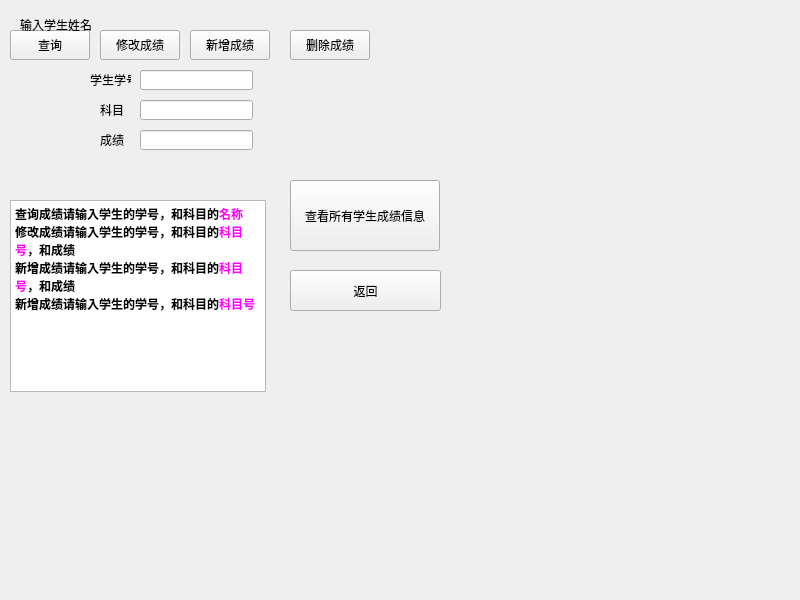
<?xml version="1.0" encoding="UTF-8"?>
<ui version="4.0">
 <class>teacherselectgrade</class>
 <widget class="QWidget" name="teacherselectgrade">
  <property name="geometry">
   <rect>
    <x>0</x>
    <y>0</y>
    <width>800</width>
    <height>600</height>
   </rect>
  </property>
  <property name="windowTitle">
   <string>Form</string>
  </property>
  <widget class="QLabel" name="remind">
   <property name="geometry">
    <rect>
     <x>30</x>
     <y>10</y>
     <width>141</width>
     <height>31</height>
    </rect>
   </property>
   <property name="text">
    <string/>
   </property>
  </widget>
  <widget class="QPushButton" name="select">
   <property name="geometry">
    <rect>
     <x>10</x>
     <y>30</y>
     <width>80</width>
     <height>30</height>
    </rect>
   </property>
   <property name="text">
    <string>查询</string>
   </property>
  </widget>
  <widget class="QPushButton" name="update">
   <property name="geometry">
    <rect>
     <x>100</x>
     <y>30</y>
     <width>80</width>
     <height>30</height>
    </rect>
   </property>
   <property name="text">
    <string>修改成绩</string>
   </property>
  </widget>
  <widget class="QPushButton" name="deletegrade">
   <property name="geometry">
    <rect>
     <x>290</x>
     <y>30</y>
     <width>80</width>
     <height>30</height>
    </rect>
   </property>
   <property name="text">
    <string>删除成绩</string>
   </property>
  </widget>
  <widget class="QPushButton" name="insert">
   <property name="geometry">
    <rect>
     <x>190</x>
     <y>30</y>
     <width>80</width>
     <height>30</height>
    </rect>
   </property>
   <property name="text">
    <string>新增成绩</string>
   </property>
  </widget>
  <widget class="QLabel" name="label">
   <property name="geometry">
    <rect>
     <x>20</x>
     <y>10</y>
     <width>111</width>
     <height>30</height>
    </rect>
   </property>
   <property name="text">
    <string>输入学生姓名</string>
   </property>
  </widget>
  <widget class="QLabel" name="label_2">
   <property name="geometry">
    <rect>
     <x>90</x>
     <y>70</y>
     <width>41</width>
     <height>20</height>
    </rect>
   </property>
   <property name="text">
    <string>学生学号</string>
   </property>
  </widget>
  <widget class="QLineEdit" name="stuno">
   <property name="geometry">
    <rect>
     <x>140</x>
     <y>70</y>
     <width>113</width>
     <height>20</height>
    </rect>
   </property>
  </widget>
  <widget class="QLineEdit" name="subject">
   <property name="geometry">
    <rect>
     <x>140</x>
     <y>100</y>
     <width>113</width>
     <height>20</height>
    </rect>
   </property>
  </widget>
  <widget class="QLineEdit" name="grade">
   <property name="geometry">
    <rect>
     <x>140</x>
     <y>130</y>
     <width>113</width>
     <height>20</height>
    </rect>
   </property>
  </widget>
  <widget class="QLabel" name="label_3">
   <property name="geometry">
    <rect>
     <x>100</x>
     <y>100</y>
     <width>41</width>
     <height>20</height>
    </rect>
   </property>
   <property name="text">
    <string>科目</string>
   </property>
  </widget>
  <widget class="QLabel" name="label_5">
   <property name="geometry">
    <rect>
     <x>100</x>
     <y>130</y>
     <width>41</width>
     <height>20</height>
    </rect>
   </property>
   <property name="text">
    <string>成绩</string>
   </property>
  </widget>
  <widget class="QPushButton" name="selectall">
   <property name="geometry">
    <rect>
     <x>290</x>
     <y>180</y>
     <width>150</width>
     <height>71</height>
    </rect>
   </property>
   <property name="text">
    <string>查看所有学生成绩信息</string>
   </property>
  </widget>
  <widget class="QPushButton" name="back1">
   <property name="geometry">
    <rect>
     <x>290</x>
     <y>270</y>
     <width>151</width>
     <height>41</height>
    </rect>
   </property>
   <property name="text">
    <string>返回</string>
   </property>
  </widget>
  <widget class="QTextBrowser" name="textBrowser">
   <property name="geometry">
    <rect>
     <x>10</x>
     <y>200</y>
     <width>256</width>
     <height>192</height>
    </rect>
   </property>
   <property name="html">
    <string>&lt;!DOCTYPE HTML PUBLIC &quot;-//W3C//DTD HTML 4.0//EN&quot; &quot;http://www.w3.org/TR/REC-html40/strict.dtd&quot;&gt;
&lt;html&gt;&lt;head&gt;&lt;meta name=&quot;qrichtext&quot; content=&quot;1&quot; /&gt;&lt;style type=&quot;text/css&quot;&gt;
p, li { white-space: pre-wrap; }
&lt;/style&gt;&lt;/head&gt;&lt;body style=&quot; font-family:'SimSun'; font-size:9pt; font-weight:400; font-style:normal;&quot;&gt;
&lt;p style=&quot; margin-top:0px; margin-bottom:0px; margin-left:0px; margin-right:0px; -qt-block-indent:0; text-indent:0px;&quot;&gt;&lt;span style=&quot; font-weight:600; color:#000000;&quot;&gt;查询成绩请输入学生的学号，和科目的&lt;/span&gt;&lt;span style=&quot; font-weight:600; color:#ff00ff;&quot;&gt;名称&lt;/span&gt;&lt;/p&gt;
&lt;p style=&quot; margin-top:0px; margin-bottom:0px; margin-left:0px; margin-right:0px; -qt-block-indent:0; text-indent:0px;&quot;&gt;&lt;span style=&quot; font-weight:600; color:#000000;&quot;&gt;修改成绩请输入学生的学号，和科目的&lt;/span&gt;&lt;span style=&quot; font-weight:600; color:#ff00ff;&quot;&gt;科目号&lt;/span&gt;&lt;span style=&quot; font-weight:600; color:#000000;&quot;&gt;，和成绩&lt;/span&gt;&lt;/p&gt;
&lt;p style=&quot; margin-top:0px; margin-bottom:0px; margin-left:0px; margin-right:0px; -qt-block-indent:0; text-indent:0px;&quot;&gt;&lt;span style=&quot; font-weight:600; color:#000000;&quot;&gt;新增成绩请输入学生的学号，和科目的&lt;/span&gt;&lt;span style=&quot; font-weight:600; color:#ff00ff;&quot;&gt;科目号&lt;/span&gt;&lt;span style=&quot; font-weight:600; color:#000000;&quot;&gt;，和成绩&lt;/span&gt;&lt;/p&gt;
&lt;p style=&quot; margin-top:0px; margin-bottom:0px; margin-left:0px; margin-right:0px; -qt-block-indent:0; text-indent:0px;&quot;&gt;&lt;span style=&quot; font-weight:600; color:#000000;&quot;&gt;新增成绩请输入学生的学号，和科目的&lt;/span&gt;&lt;span style=&quot; font-weight:600; color:#ff00ff;&quot;&gt;科目号&lt;/span&gt;&lt;/p&gt;&lt;/body&gt;&lt;/html&gt;</string>
   </property>
  </widget>
 </widget>
 <resources/>
 <connections/>
</ui>
